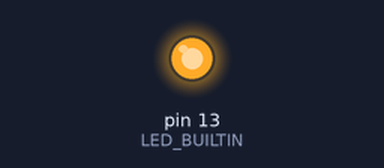
Bench run of a sketch on a simulated Arduino Uno, built with avr-gcc and run on an emulated ATmega328P. Parts: output pins drawn as LEDs (lit = HIGH).

Above: at 1.0 s.
At 5.5 s:
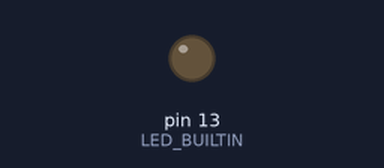
Timing chart, 0 to 6.9 s (numbered marks = the images above):
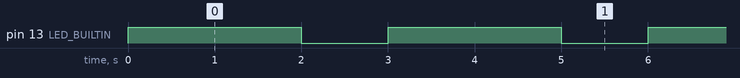

The sketch:

led_bultin.ino
```cpp
void setup() {
  // put your setup code here, to run once:
  pinMode(LED_BUILTIN, OUTPUT);

}

void loop() {
  // put your main code here, to run repeatedly:
  digitalWrite(LED_BUILTIN, HIGH);
  delay(2000);
  digitalWrite(LED_BUILTIN, LOW);
  delay(1000);
}
```

Measured:
- by itself, pin 13 (LED_BUILTIN): alternates HIGH for 2.0 s and LOW for 1.0 s
